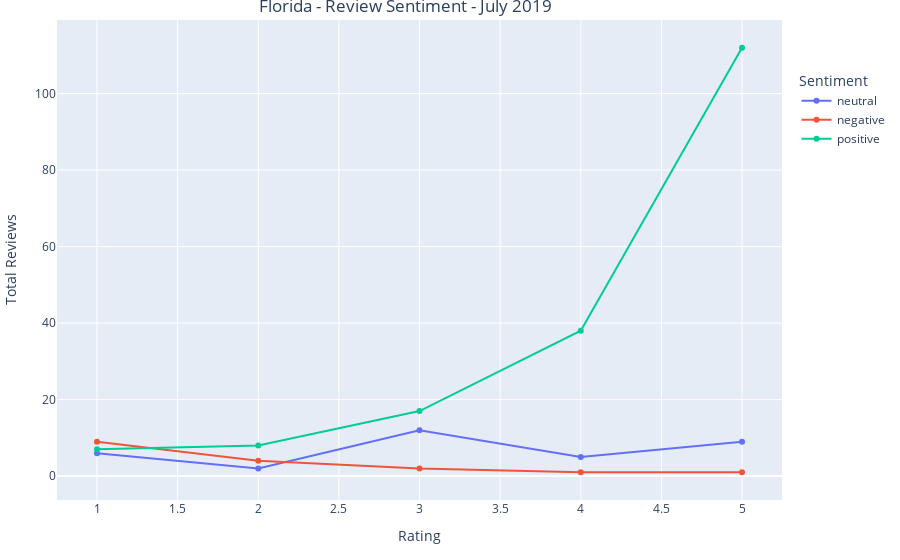

The cell this chart's notebook holds for it:
### Markdown cell above
### Now, check sentiment of reviews for Florida in July 2019

### Code cell
fig = check_sentiment('Florida', 2019, 7)
fig.show()

### Figure 1 — Plotly figure (JSON) as saved in the notebook; plotly's stock layout.template omitted (floating-point values rounded to 4 significant figures)
{"data": [{"name": "neutral", "type": "scatter", "x": [1, 2, 3, 4, 5], "y": [6, 2, 12, 5, 9]}, {"name": "negative", "type": "scatter", "x": [1, 2, 3, 4, 5], "y": [9, 4, 2, 1, 1]}, {"name": "positive", "type": "scatter", "x": [1, 2, 3, 4, 5], "y": [7, 8, 17, 38, 112]}], "layout": {"hovermode": "x", "legend": {"title": {"text": "Sentiment"}, "y": 0.9, "yanchor": "top"}, "margin": {"b": 60, "l": 10, "r": 10, "t": 20}, "title": {"text": "Florida - Review Sentiment - July 2019", "x": 0.45, "y": 1}, "xaxis": {"title": {"text": "Rating"}}, "yaxis": {"title": {"text": "Total Reviews"}}}}
